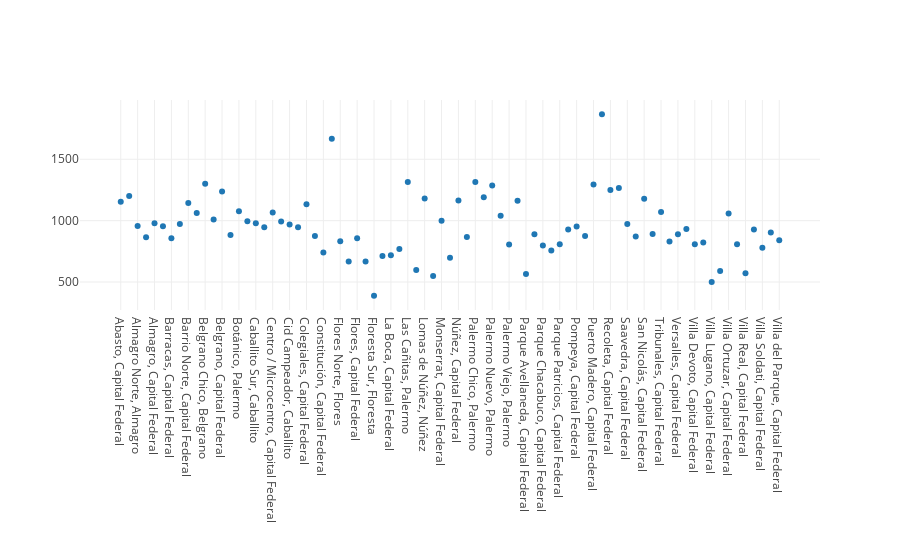

The notebook cell saved with this chart:
### Code cell
tmp_df = df_ars.copy()
tmp_df = tmp_df.groupby("Location", as_index=False).median(numeric_only = True)
fig = go.Figure()
fig.add_trace(go.Scatter(x = tmp_df["Location"], y = tmp_df["Expensas / m2"], mode = "markers"))
fig.update_layout(template = None, margin = {"b":250})

### Figure 1 — Plotly figure (JSON) as saved in the notebook; plotly's stock layout.template omitted (floating-point values rounded to 4 significant figures)
{"data": [{"mode": "markers", "type": "scatter", "x": ["Abasto, Capital Federal", "Agronomía, Capital Federal", "Almagro Norte, Almagro", "Almagro Sur, Almagro", "Almagro, Capital Federal", "Balvanera, Capital Federal", "Barracas, Capital Federal", "Barrio Chino, Belgrano", "Barrio Norte, Capital Federal", "Belgrano C, Belgrano", "Belgrano Chico, Belgrano", "Belgrano R, Belgrano", "Belgrano, Capital Federal", "Boedo, Capital Federal", "Botánico, Palermo", "Caballito Norte, Caballito", "Caballito Sur, Caballito", "Caballito, Capital Federal", "Centro / Microcentro, Capital Federal", "Chacarita, Capital Federal", "Cid Campeador, Caballito", "Coghlan, Capital Federal", "Colegiales, Capital Federal", "Congreso, Capital Federal", "Constitución, Capital Federal", "Distrito Quartier, Retiro", "Flores Norte, Flores", "Flores Sur, Flores", "Flores, Capital Federal", "Floresta Norte, Floresta", "Floresta Sur, Floresta", "Floresta, Capital Federal", "La Boca, Capital Federal", "La Paternal, Capital Federal", "Las Cañitas, Palermo", "Liniers, Capital Federal", "Lomas de Núñez, Núñez", "Mataderos, Capital Federal", "Monserrat, Capital Federal", "Monte Castro, Capital Federal", "Núñez, Capital Federal", "Once, Capital Federal", "Palermo Chico, Palermo", "Palermo Hollywood, Palermo", "Palermo Nuevo, Palermo", "Palermo Soho, Palermo", "Palermo Viejo, Palermo", "Palermo, Capital Federal", "Parque Avellaneda, Capital Federal", "Parque Centenario, Capital Federal", "Parque Chacabuco, Capital Federal", "Parque Chas, Capital Federal", "Parque Patricios, Capital Federal", "Parque Rivadavia, Caballito", "Pompeya, Capital Federal", "Primera Junta, Caballito", "Puerto Madero, Capital Federal", "Puerto Retiro, Retiro", "Recoleta, Capital Federal", "Retiro, Capital Federal", "Saavedra, Capital Federal", "San Cristobal, Capital Federal", "San Nicolás, Capital Federal", "San Telmo, Capital Federal", "Tribunales, Capital Federal", "Velez Sarsfield, Capital Federal", "Versalles, Capital Federal", "Villa Crespo, Capital Federal", "Villa Devoto, Capital Federal", "Villa General Mitre, Capital Federal", "Villa Lugano, Capital Federal", "Villa Luro, Capital Federal", "Villa Ortuzar, Capital Federal", "Villa Pueyrredón, Capital Federal", "Villa Real, Capital Federal", "Villa Santa Rita, Capital Federal", "Villa Soldati, Capital Federal", "Villa Urquiza, Capital Federal", "Villa del Parque, Capital Federal"], "y": [1154.0, 1200, 955.8, 864.4, 978.9, 954.5, 857.1, 972.2, 1143.0, 1062.0, 1300, 1010.0, 1237.0, 883.7, 1076.0, 995.3, 978.3, 945.8, 1067.0, 992.1, 967.7, 945.4, 1134.0, 875, 740.9, 1667.0, 832.1, 666.7, 857.1, 666.7, 388.2, 711.1, 718.2, 769.2, 1316.0, 598.7, 1179.0, 548.6, 1000, 697.7, 1164.0, 866.1, 1316.0, 1191.0, 1286.0, 1040.0, 806.2, 1162.0, 564.5, 888.9, 797.7, 757.0, 808.3, 927.1, 952.4, 875, 1293.0, 1867.0, 1250, 1267.0, 972.2, 869.9, 1177.0, 891.3, 1071.0, 830, 888.9, 931.7, 808.5, 822.1, 500, 590.3, 1058.0, 807.0, 570.8, 927.1, 779.6, 902.4, 840.6]}], "layout": {"margin": {"b": 250}}}
